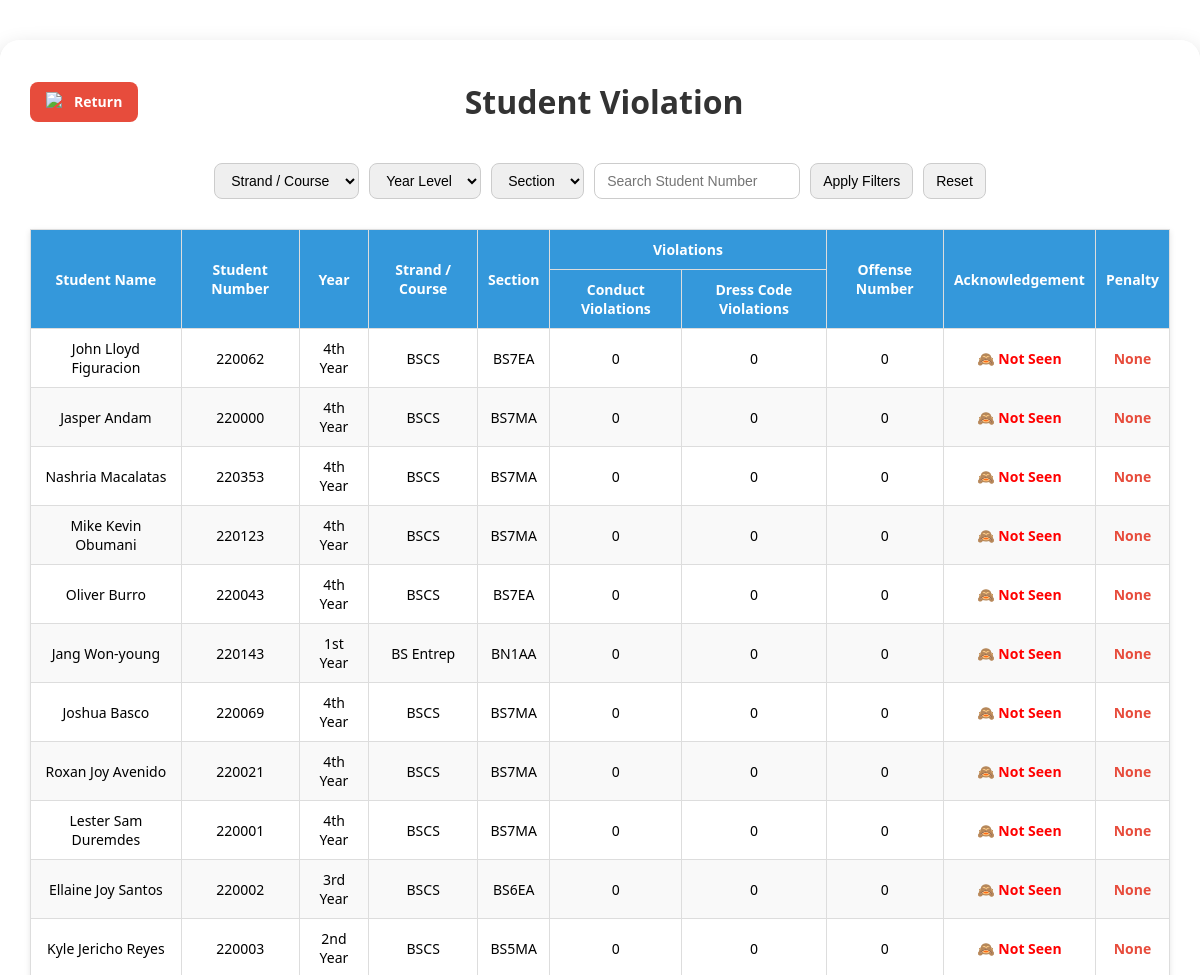
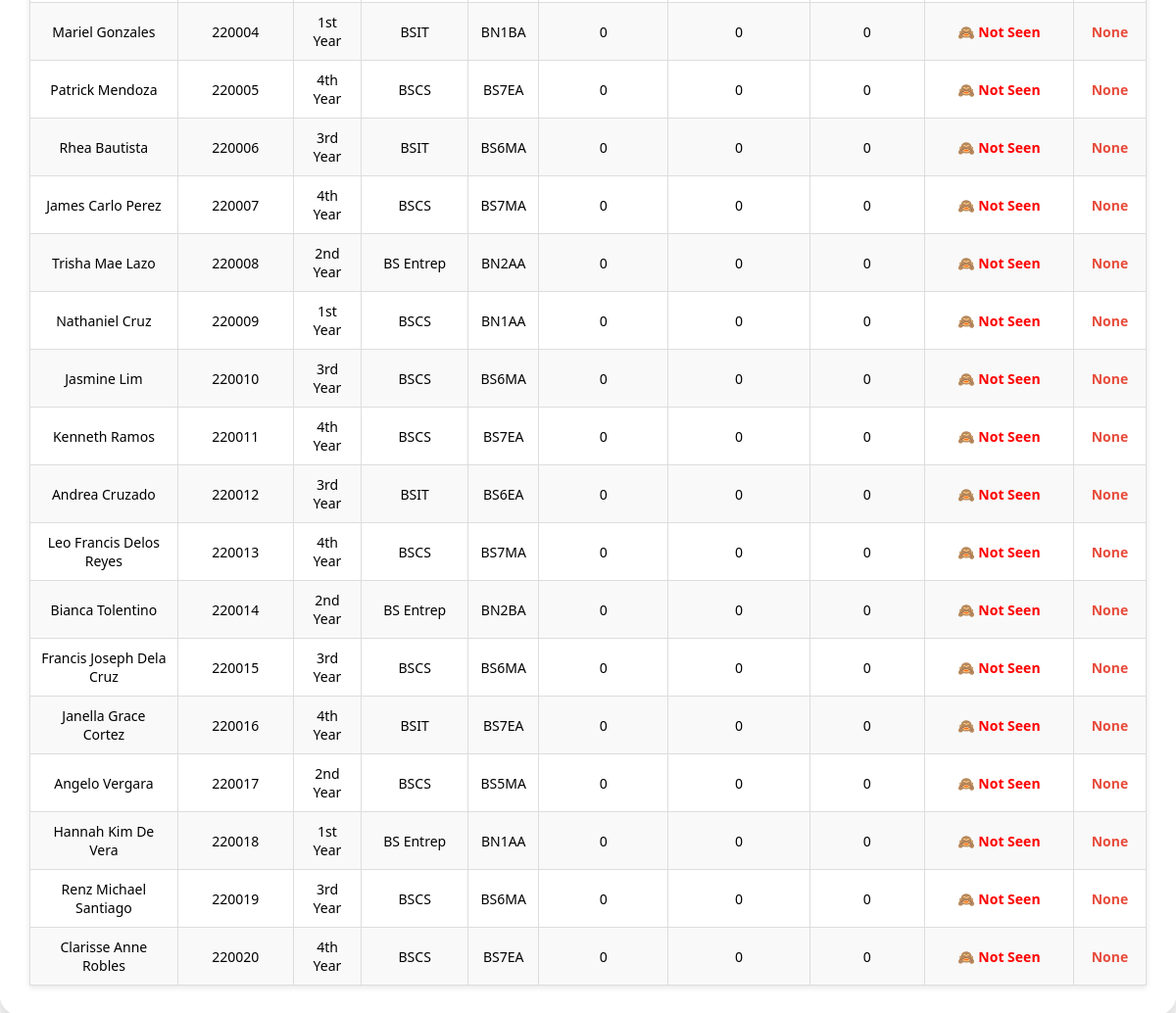
The app's page /student_dashboard.php with its own data (2 pictures, top to bottom).
### tables this page shows
CREATE TABLE `students` (
  `id` int(11) NOT NULL,
  `name` varchar(100) NOT NULL,
  `email` varchar(100) NOT NULL,
  `student_number` varchar(50) NOT NULL,
  `rfid` varchar(50) NOT NULL,
  `image` varchar(255) DEFAULT 'assets/default-profile.png',
  `year_level` varchar(20) DEFAULT NULL,
  `strand_course` varchar(50) DEFAULT NULL,
  `section` varchar(20) DEFAULT NULL,
  `archived` tinyint(1) DEFAULT 0
);

### student_dashboard.php (the view, shortened to what this page needs)
<?php
include 'config.php';
$year = isset($_GET['year']) ? $_GET['year'] : '';
$strand = isset($_GET['strand']) ? $_GET['strand'] : '';
$section = isset($_GET['section']) ? $_GET['section'] : '';
$search = isset($_GET['search']) ? $_GET['search'] : '';
$query = "SELECT id, name, student_number, year_level, strand_course, section, image FROM students WHERE 1";
$result = $conn->query($query);
?>
<!DOCTYPE html>
<html lang="en">
<head>
</head>
<body>
<div class="dashboard">
    <div class="header-container">
        <a href="admin.php" class="return-home-button">
            <img src="images/return.png" alt="Return Icon" style="width: 20px; height: 20px;">
            Return
        </a>
        <h1>Student Violation</h1>
    </div>
    <form method="GET" class="filters">
        <select name="strand" id="strand" onchange="updateFilters()">
            <option value="" <?= $strand==''?'selected':'' ?>>Strand / Course</option>
        </select>
        <select name="year" id="year" onchange="updateSections()">
            <option value="" <?= $year==''?'selected':'' ?>>Year Level</option>
        </select>
        <select name="section" id="section">
            <option value="" <?= $section==''?'selected':'' ?>>Section</option>
        </select>
        <input type="text" name="search" placeholder="Search Student Number" value="<?= htmlspecialchars($search) ?>">
        <button type="submit">Apply Filters</button>
        <button type="button" id="resetFilters" style="padding:8px 12px; border-radius:8px; border:1px solid #ccc; background:#f1f1f1; cursor:pointer;">Reset</button>
    </form>
    <table>
        <thead>
            <tr>
                <th rowspan="2">Student Name</th>
                <th rowspan="2">Student Number</th>
                <th rowspan="2">Year</th>
                <th rowspan="2">Strand / Course</th>
                <th rowspan="2">Section</th>
                <th colspan="2">Violations</th>
                <th rowspan="2">Offense Number</th>
                <th rowspan="2">Acknowledgement</th>
                <th rowspan="2">Penalty</th>
            </tr>
            <tr>
                <th>Conduct Violations</th>
                <th>Dress Code Violations</th>
            </tr>
        </thead>
        <tbody>
            <?php if ($result && $result->num_rows > 0): ?>
                <?php while($row = $result->fetch_assoc()): ?>
                    <tr>
                        <td><?= htmlspecialchars($row['name']) ?></td>
                        <td><?= htmlspecialchars($row['student_number']) ?></td>
                        <td><?= htmlspecialchars($row['year_level']) ?></td>
                        <td><?= htmlspecialchars($row['strand_course']) ?></td>
                        <td><?= htmlspecialchars($row['section']) ?></td>
                        <td>0</td>
                        <td>0</td>
                        <td>0</td>
                        <td class="eye-closed">🙈 Not Seen</td>
                        <td class="penalty">None</td>
                    </tr>
                <?php endwhile; ?>
            <?php else: ?>
                <tr>
                    <td colspan="10">No students found with the selected filters.</td>
                </tr>
            <?php endif; ?>
        </tbody>
    </table>
</div>
</body>
</html>

### student_dashboard.php (style rules this page uses)
body { font-family: 'Segoe UI', sans-serif; margin: 0; padding: 0; background: url('images/room.jpg') no-repeat center center fixed; background-size: cover; display: flex; justify-content: center; align-items: flex-start; min-height: 100vh; }
.dashboard { background: rgba(255, 255, 255, 0.95); padding: 30px; border-radius: 20px; box-shadow: 0 10px 25px rgba(0, 0, 0, 0.2); margin: 40px auto; width: 95%; max-width: 1200px; overflow: visible; position: relative; }
.header-container { position: sticky; top: 0; background: rgba(255, 255, 255, 0.95); z-index: 100; padding: 10px 0; margin-bottom: 20px; display: flex; justify-content: space-between; align-items: center; }
.return-home-button { background: #e74c3c; color: #fff; padding: 10px 16px; border-radius: 8px; text-decoration: none; font-weight: bold; font-size: 14px; transition: background 0.3s; display: flex; align-items: center; gap: 8px; flex-shrink: 0; }
h1 { text-align: center; margin: 0; color: #333; flex-grow: 1; }
.filters { display: flex; justify-content: center; flex-wrap: wrap; gap: 10px; margin-bottom: 20px; position: sticky; top: 60px; background: rgba(255, 255, 255, 0.95); z-index: 90; padding: 10px 0; }
.filters select, .filters button, .filters input { padding: 8px 12px; border-radius: 8px; border: 1px solid #ccc; cursor: pointer; font-size: 14px; }
.filters input { width: 180px; }
table { width: 100%; border-collapse: collapse; background: #fff; box-shadow: 0 2px 6px rgba(0,0,0,0.1); position: relative; }
th, td { border: 1px solid #ddd; padding: 10px; text-align: center; font-size: 14px; }
thead { position: sticky; top: 120px; z-index: 80; }
thead th { background: #3498db; color: white; }
tr:nth-child(even) { background: #f9f9f9; }
.eye-closed { color: red; font-weight: bold; }
.penalty { color: #e74c3c; font-weight: bold; }

### records on screen
students: name "John Lloyd Figuracion", student_number "220062", year_level "4th Year", strand_course "BSCS", section "BS7EA"
students: name "Jasper Andam", student_number "220000", year_level "4th Year", strand_course "BSCS", section "BS7MA"
students: name "Nashria Macalatas", student_number "220353", year_level "4th Year", strand_course "BSCS", section "BS7MA"
students: name "Mike Kevin Obumani", student_number "220123", year_level "4th Year", strand_course "BSCS", section "BS7MA"
students: name "Oliver Burro", student_number "220043", year_level "4th Year", strand_course "BSCS", section "BS7EA"
students: name "Jang Won-young", student_number "220143", year_level "1st Year", strand_course "BS Entrep", section "BN1AA"
students: name "Joshua Basco", student_number "220069", year_level "4th Year", strand_course "BSCS", section "BS7MA"
students: name "Roxan Joy Avenido", student_number "220021", year_level "4th Year", strand_course "BSCS", section "BS7MA"
students: name "Lester Sam Duremdes", student_number "220001", year_level "4th Year", strand_course "BSCS", section "BS7MA"
students: name "Ellaine Joy Santos", student_number "220002", year_level "3rd Year", strand_course "BSCS", section "BS6EA"
students: name "Kyle Jericho Reyes", student_number "220003", year_level "2nd Year", strand_course "BSCS", section "BS5MA"
students: name "Mariel Gonzales", student_number "220004", year_level "1st Year", strand_course "BSIT", section "BN1BA"
students: name "Patrick Mendoza", student_number "220005", year_level "4th Year", strand_course "BSCS", section "BS7EA"
students: name "Rhea Bautista", student_number "220006", year_level "3rd Year", strand_course "BSIT", section "BS6MA"
students: name "James Carlo Perez", student_number "220007", year_level "4th Year", strand_course "BSCS", section "BS7MA"
students: name "Trisha Mae Lazo", student_number "220008", year_level "2nd Year", strand_course "BS Entrep", section "BN2AA"
students: name "Nathaniel Cruz", student_number "220009", year_level "1st Year", strand_course "BSCS", section "BN1AA"
students: name "Jasmine Lim", student_number "220010", year_level "3rd Year", strand_course "BSCS", section "BS6MA"
students: name "Kenneth Ramos", student_number "220011", year_level "4th Year", strand_course "BSCS", section "BS7EA"
students: name "Andrea Cruzado", student_number "220012", year_level "3rd Year", strand_course "BSIT", section "BS6EA"
students: name "Leo Francis Delos Reyes", student_number "220013", year_level "4th Year", strand_course "BSCS", section "BS7MA"
students: name "Bianca Tolentino", student_number "220014", year_level "2nd Year", strand_course "BS Entrep", section "BN2BA"
students: name "Francis Joseph Dela Cruz", student_number "220015", year_level "3rd Year", strand_course "BSCS", section "BS6MA"
students: name "Janella Grace Cortez", student_number "220016", year_level "4th Year", strand_course "BSIT", section "BS7EA"
students: name "Angelo Vergara", student_number "220017", year_level "2nd Year", strand_course "BSCS", section "BS5MA"
students: name "Hannah Kim De Vera", student_number "220018", year_level "1st Year", strand_course "BS Entrep", section "BN1AA"
students: name "Renz Michael Santiago", student_number "220019", year_level "3rd Year", strand_course "BSCS", section "BS6MA"
students: name "Clarisse Anne Robles", student_number "220020", year_level "4th Year", strand_course "BSCS", section "BS7EA"
